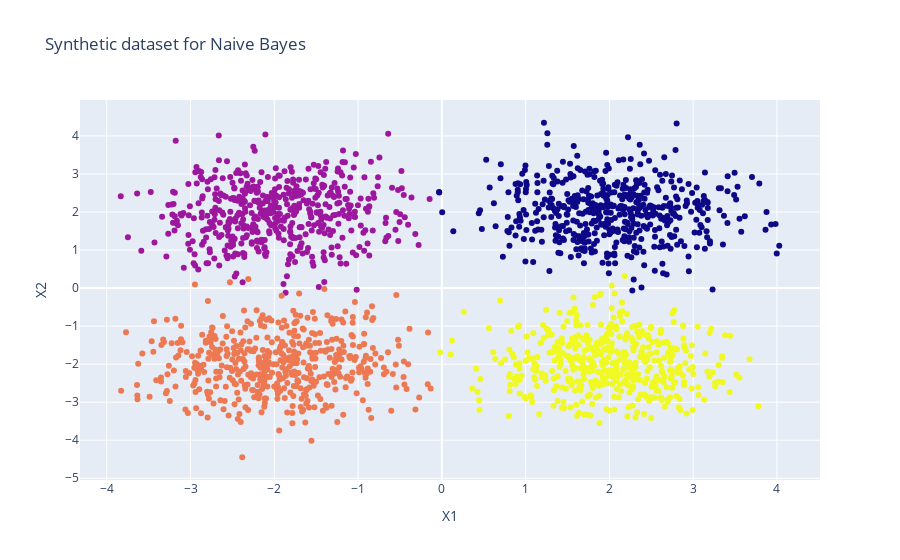

The notebook cell saved with this chart:
### Markdown cell above
## Drawing data

### Code cell
X,y = synthetic_dataset_nb(n_samples=500)
print("Correlation:", np.corrcoef(X[:,0], X[:,1])[0,1])
# Plotting the data
draw_plot(X,y,"Synthetic dataset for Naive Bayes")

### Figure 1 — Plotly figure (JSON) as saved in the notebook; plotly's stock layout.template omitted (floating-point values rounded to 4 significant figures; data arrays with more than 128 entries replaced by an {"elided": "..."} marker saying what was removed)
{"data": [{"marker": {"color": {"elided": "2000 int values"}}, "mode": "markers", "type": "scatter", "x": {"elided": "2000 float values"}, "y": {"elided": "2000 float values"}}], "layout": {"showlegend": false, "title": {"text": "Synthetic dataset for Naive Bayes"}, "xaxis": {"title": {"text": "X1"}}, "yaxis": {"title": {"text": "X2"}}}}
